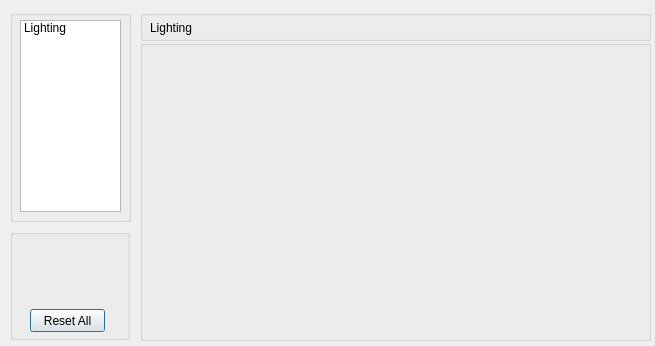
<?xml version="1.0" encoding="UTF-8"?>
<ui version="4.0">
 <class>ViewerOptionsDialog</class>
 <widget class="QDialog" name="ViewerOptionsDialog">
  <property name="geometry">
   <rect>
    <x>0</x>
    <y>0</y>
    <width>655</width>
    <height>346</height>
   </rect>
  </property>
  <property name="minimumSize">
   <size>
    <width>0</width>
    <height>0</height>
   </size>
  </property>
  <property name="maximumSize">
   <size>
    <width>1111</width>
    <height>1111</height>
   </size>
  </property>
  <property name="windowTitle">
   <string>Viewer Options</string>
  </property>
  <widget class="QGroupBox" name="groupBox">
   <property name="geometry">
    <rect>
     <x>10</x>
     <y>10</y>
     <width>121</width>
     <height>212</height>
    </rect>
   </property>
   <property name="title">
    <string/>
   </property>
   <widget class="QListWidget" name="itemListWidget">
    <property name="geometry">
     <rect>
      <x>10</x>
      <y>10</y>
      <width>101</width>
      <height>192</height>
     </rect>
    </property>
    <item>
     <property name="text">
      <string>Lighting</string>
     </property>
    </item>
   </widget>
  </widget>
  <widget class="QGroupBox" name="groupBox_2">
   <property name="geometry">
    <rect>
     <x>10</x>
     <y>229</y>
     <width>120</width>
     <height>111</height>
    </rect>
   </property>
   <property name="title">
    <string/>
   </property>
   <widget class="QPushButton" name="resetAllpushButton">
    <property name="geometry">
     <rect>
      <x>20</x>
      <y>80</y>
      <width>75</width>
      <height>23</height>
     </rect>
    </property>
    <property name="text">
     <string>Reset All</string>
    </property>
   </widget>
  </widget>
  <widget class="QGroupBox" name="groupBox_3">
   <property name="geometry">
    <rect>
     <x>140</x>
     <y>10</y>
     <width>511</width>
     <height>31</height>
    </rect>
   </property>
   <property name="title">
    <string/>
   </property>
   <widget class="QLabel" name="label">
    <property name="geometry">
     <rect>
      <x>10</x>
      <y>10</y>
      <width>91</width>
      <height>16</height>
     </rect>
    </property>
    <property name="text">
     <string>Lighting</string>
    </property>
   </widget>
  </widget>
  <widget class="QGroupBox" name="showGroupBox">
   <property name="geometry">
    <rect>
     <x>140</x>
     <y>40</y>
     <width>511</width>
     <height>301</height>
    </rect>
   </property>
   <property name="minimumSize">
    <size>
     <width>0</width>
     <height>0</height>
    </size>
   </property>
   <property name="maximumSize">
    <size>
     <width>1111</width>
     <height>1111</height>
    </size>
   </property>
   <property name="title">
    <string/>
   </property>
  </widget>
 </widget>
 <layoutdefault spacing="6" margin="11"/>
 <resources/>
 <connections/>
</ui>
